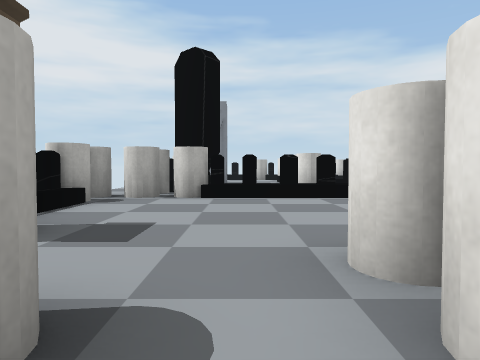
View 1 (above)

21 first-person views from a walk through a scene from a Unity 3-D project. The camera is 0.58 m above the floor, tilts 2° down and sees 70° across. Doors are open. The floor is counted in squares, 1 m on a side. Each view is taken from the middle of a square. On the plan, view 1 faces up. The plan holds only what a view shows up to about 9 squares ahead; the rest is blank. The player is left out. Some surface patterns are stand-ins.

View 2
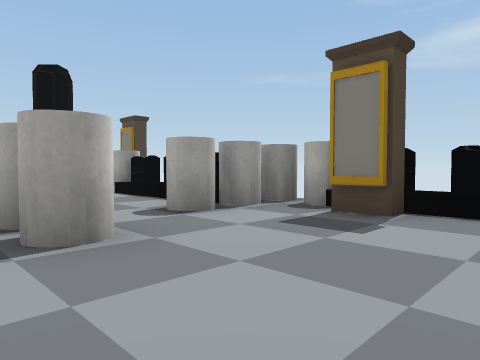

View 3
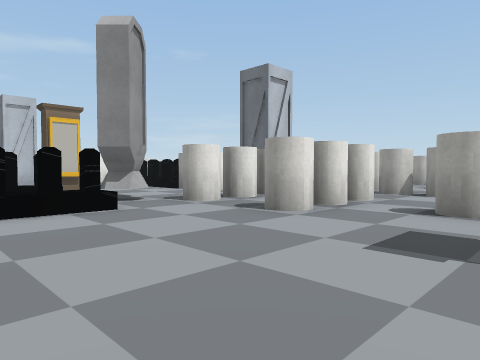

View 4
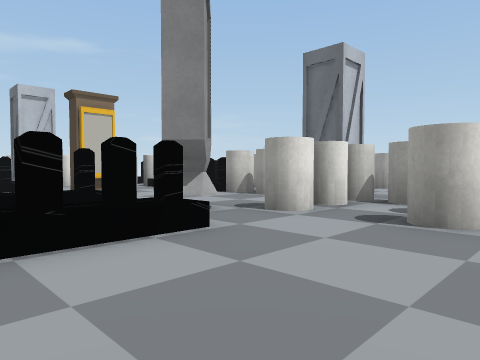

View 5
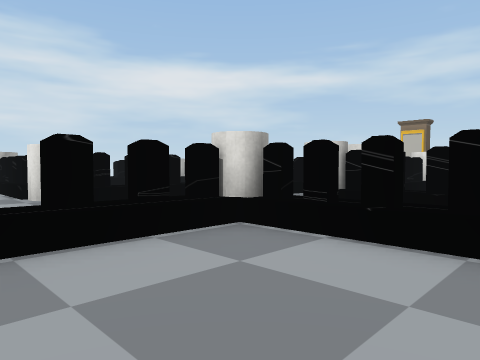

View 6
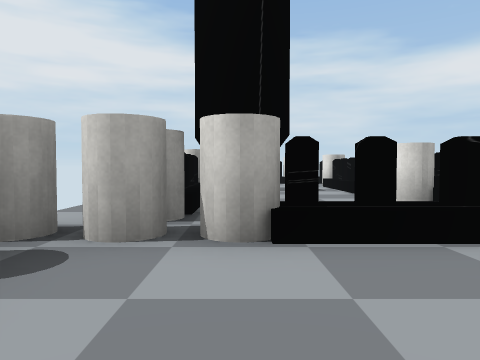

View 7
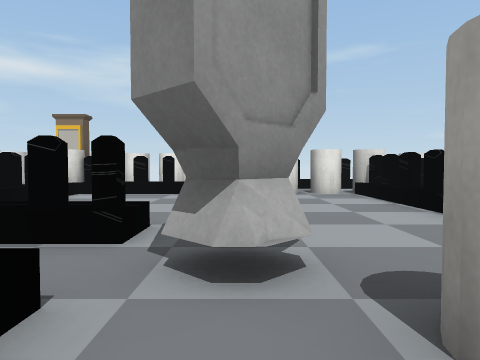

View 8
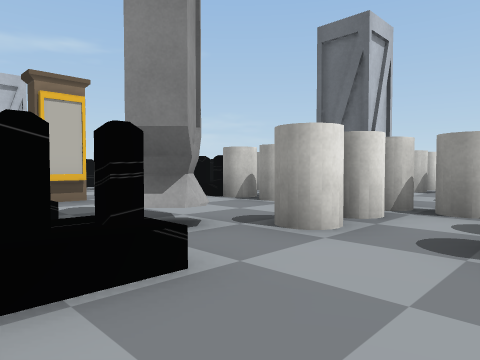

View 9
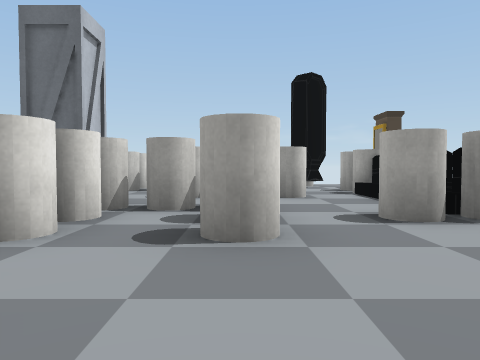

View 10
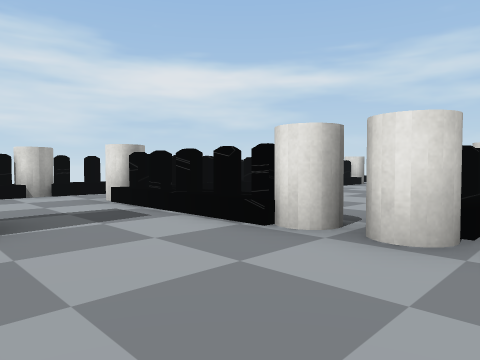

View 11
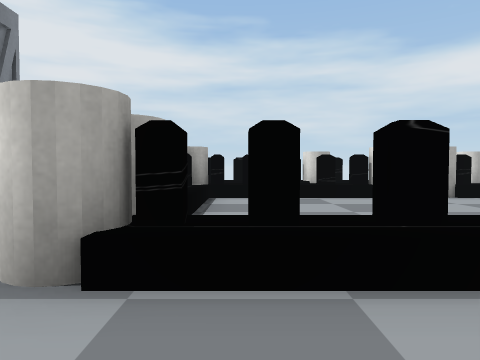

View 12
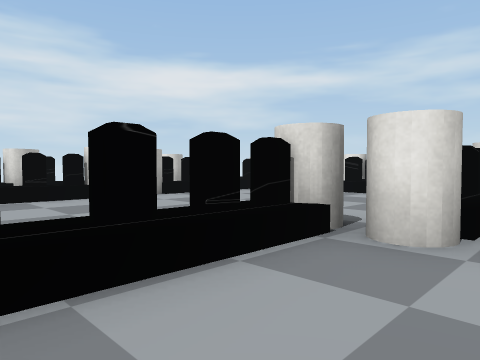

View 13
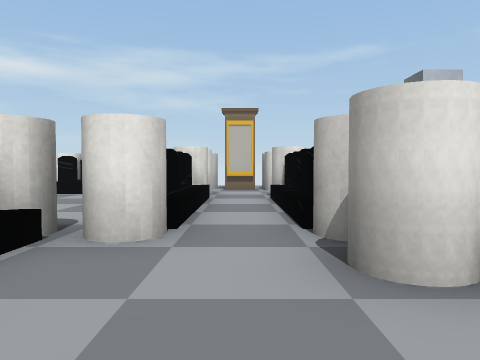

View 14
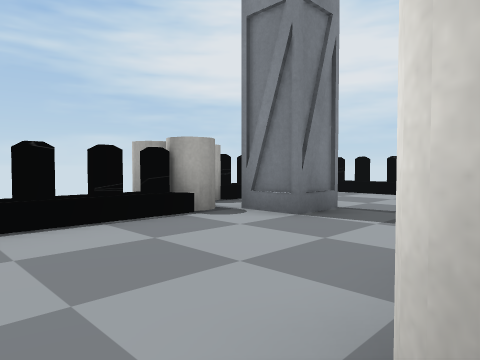

View 15
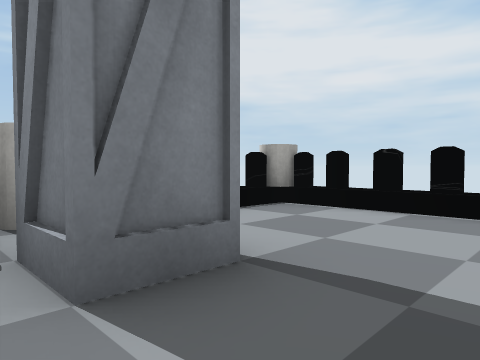

View 16
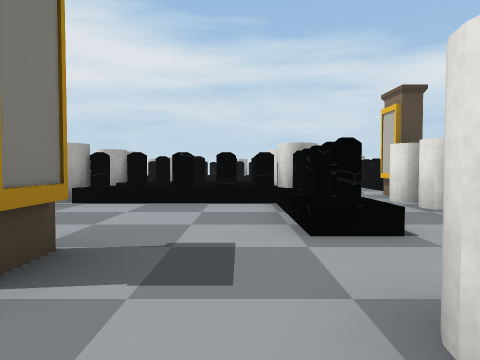

View 17
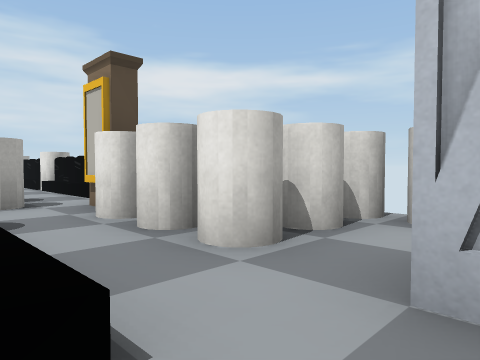

View 18
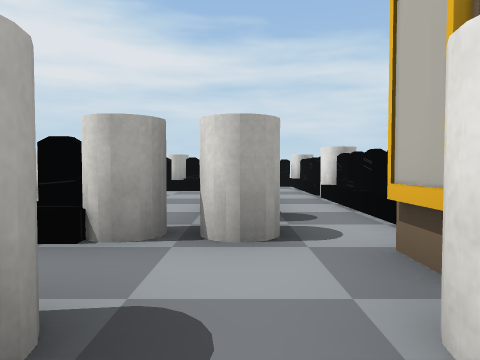

View 19
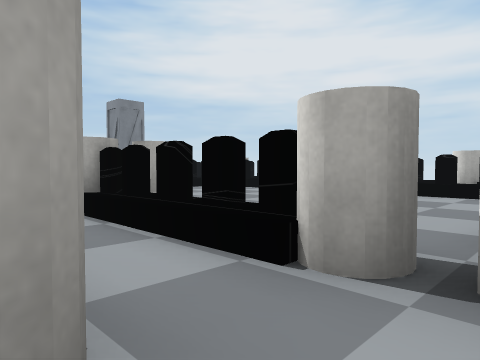

View 20
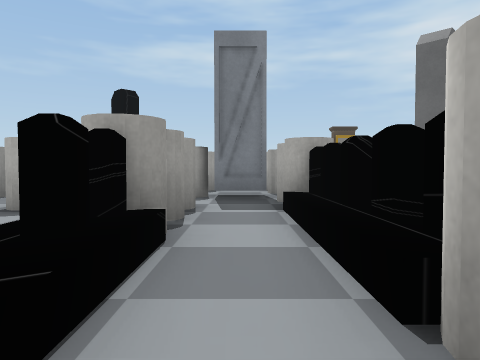

View 21
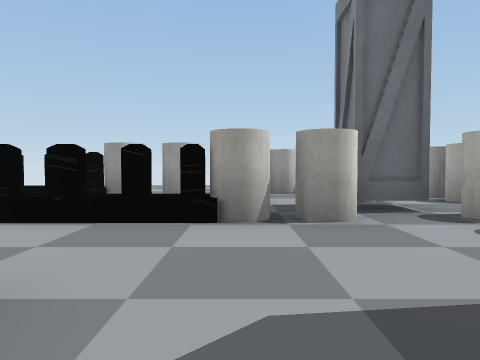

### Floor plan
Key: @ floor where view 1 was taken; # wall or solid block; . floor; P painting; O other object.
Columns run from 3 left of view 1 to 14 right of it. Each row starts with its distance up from view 1.
 17 #OOO#OOO#OOO#
 16 O.....          O
 15 O....#OOO##OOO .O
 14 O....O........ .O
 13 #.O..O........O.#
 12 ##...O........O.O
 11  O...#........O.O
 10  O...#OOO#.... .O
  9 .O.......#OOO##.
  8 .#O   .........#
  7 ###OOO#.##OOO#.#
  6 #.....O.O....O.#
  5 O.....O.O....O.###
  4 O.....O.O....O...#
  3 O......O..P#...O
  2 #...#.#......#
  1 ###.#.#......#.
  0  O.@###O##OOO#.
 -1  O.....O.......
 -2  O.###.#.###OOO
 -3  #. .#...#.
 -4  #.    ###.
 -5   O    #..
 -6        #

Positions as (right, up) in squares from view 1, and headings:
1: (0, 0), facing up
2: (2, 5), facing down-left
3: (-2, 6), facing down-right
4: (0, 6), facing down-right
5: (0, 4), facing up-right
6: (-1, 4), facing up
7: (2, 3), facing right
8: (1, 5), facing down-right
9: (1, 5), facing down
10: (-1, 9), facing up-right
11: (3, 8), facing up
12: (3, 8), facing up-right
13: (3, 8), facing right
14: (2, 9), facing up-left
15: (1, 12), facing up-left
16: (9, 1), facing up
17: (10, 3), facing up-right
18: (11, 6), facing up
19: (11, 7), facing up-left
20: (11, -1), facing left
21: (6, 4), facing down
